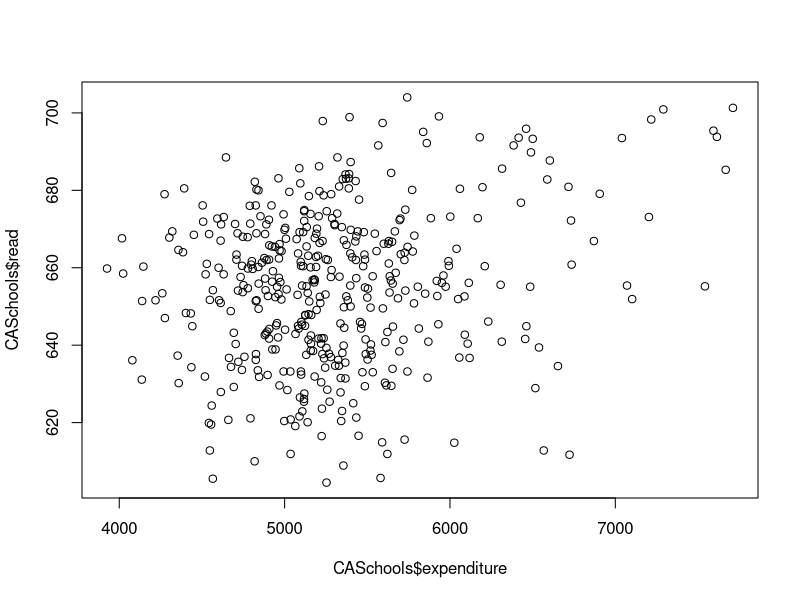
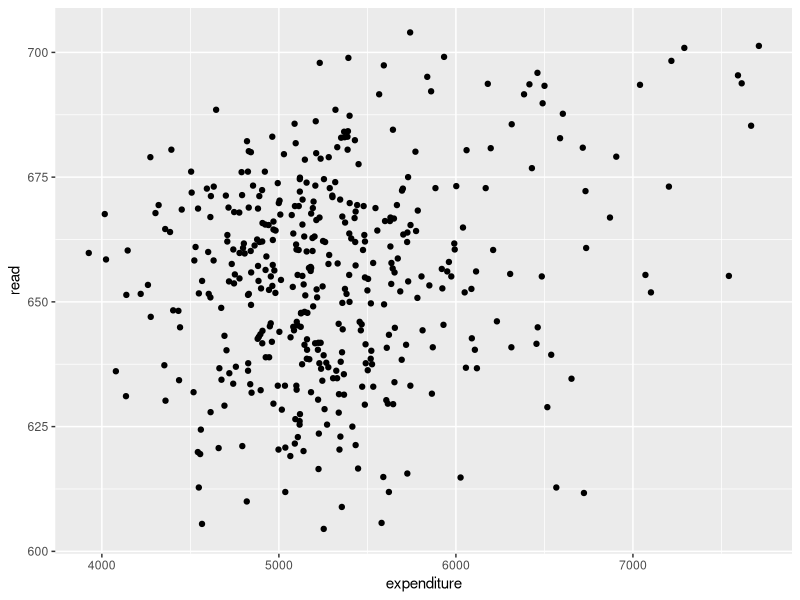
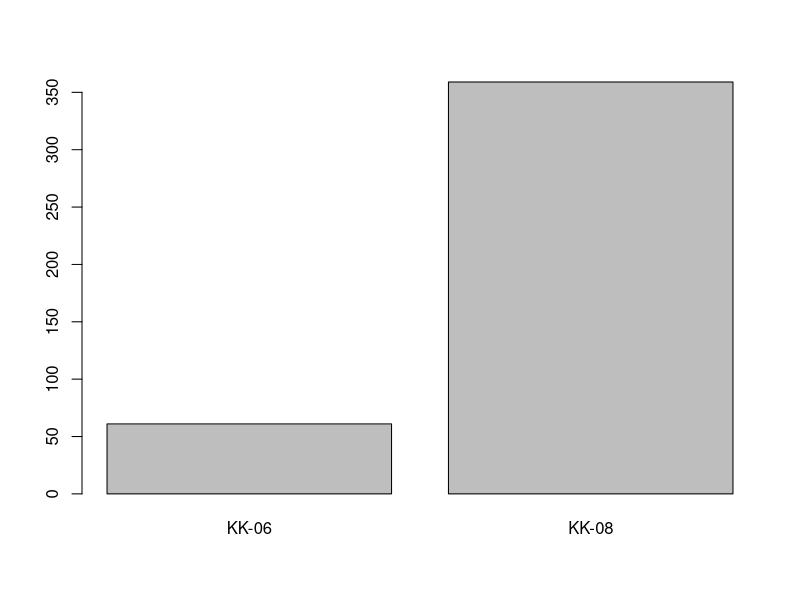
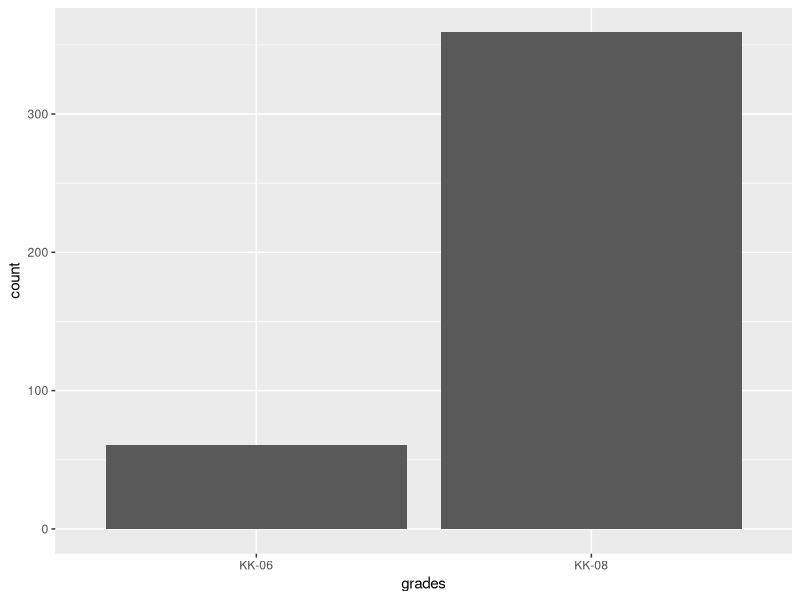
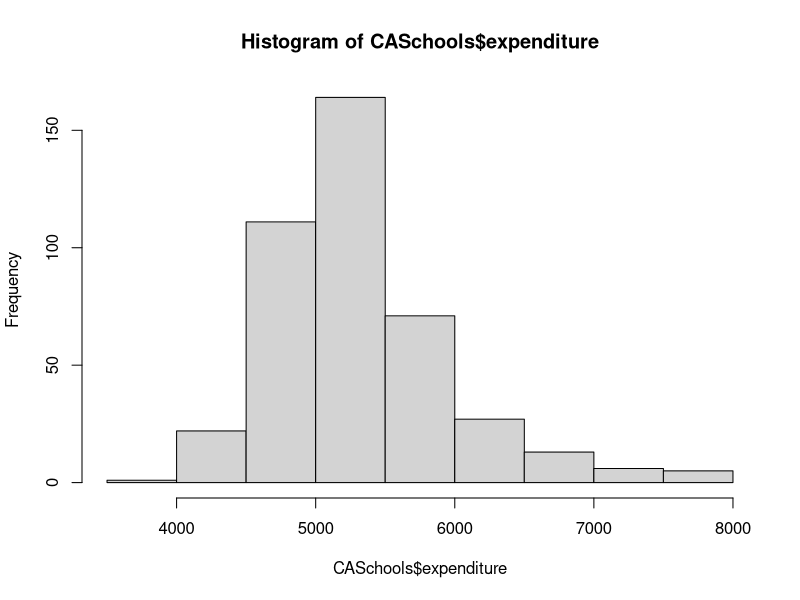
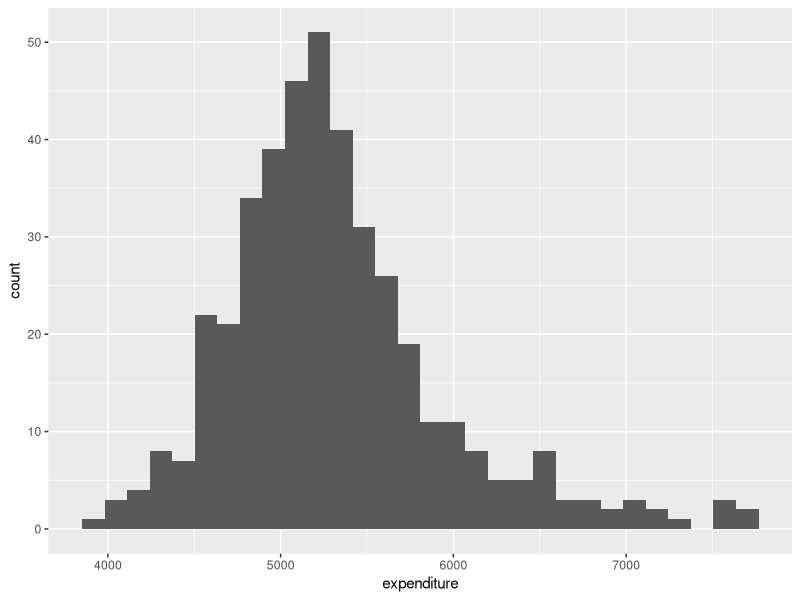
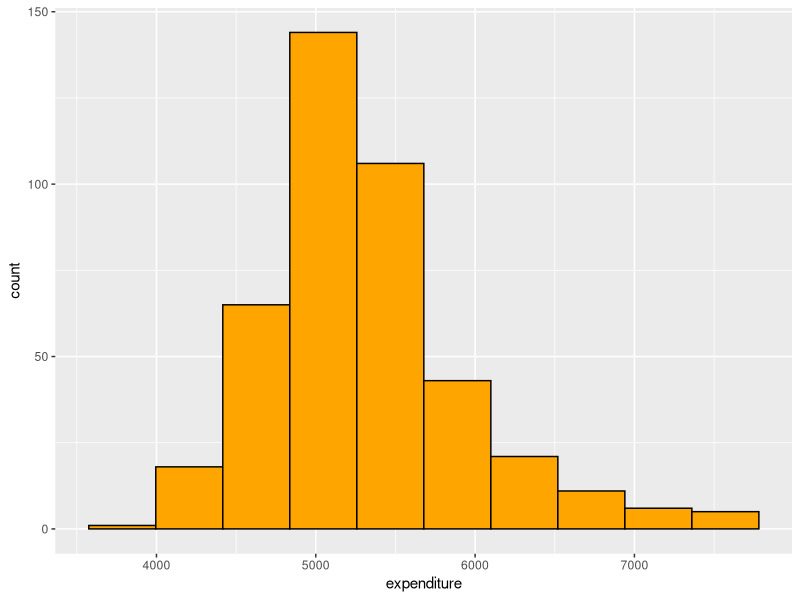
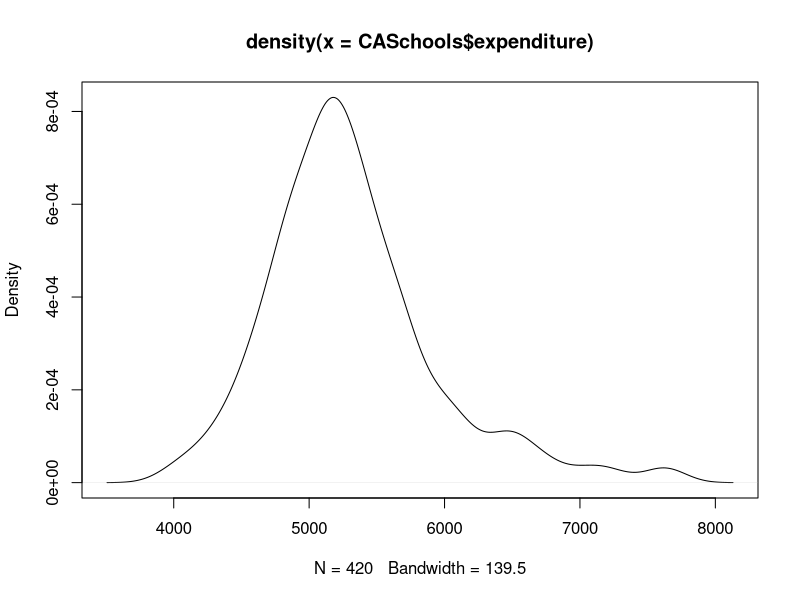

These figures' R source, in order:
## ---- chunk 1
# Executable code
3+4
## ---- chunk 2
library(ggplot2)
## ---- chunk 3
# This code block stores the values
# 10 in x and 15 in y.
# Try running this code! 
x <- 10
y <- 15
## ---- chunk 4
# Now trying adding x to y. Run your code.

# By the way, this is a comment! Anything prefaced by
# the # symbol in an R code chunk won't be treated as code.
## ---- chunk 5
library(AER)
## ---- chunk 6
#| echo: false
?CASchools
## ---- chunk 7
data(CASchools)
## ---- chunk 8
plot(CASchools$expenditure, CASchools$read)
## ---- chunk 9
ggplot(data = CASchools, aes(x = expenditure, y = read)) + 
  geom_point()
## ---- chunk 10
# Your code goes here...
## ---- chunk 11
# Your code goes here...
## ---- chunk 12
barplot(table(CASchools$grades))
## ---- chunk 13
ggplot(data = CASchools, aes(x = grades)) + 
  geom_bar()
## ---- chunk 14
# Your code goes here...
## ---- chunk 15
# Your code goes here...
## ---- chunk 16
hist(CASchools$expenditure)
## ---- chunk 17
ggplot(data = CASchools, aes(x = expenditure)) + 
  geom_histogram()
## ---- chunk 18
ggplot(data = CASchools, aes(x = expenditure)) + 
  geom_histogram(bins = 10, color = "black", fill = "orange")
## ---- chunk 19
# Your code goes here...
## ---- chunk 20
# Your code goes here...
## ---- chunk 21
plot(density(CASchools$expenditure))
## ---- chunk 22
ggplot(data = CASchools, aes(x = expenditure)) + 
  geom_density()
## ---- chunk 23
# Your code goes here...
## ---- chunk 24
# Your code goes here...
## ---- chunk 25
boxplot(CASchools$expenditure)
## ---- chunk 26
ggplot(data = CASchools, aes(y = expenditure)) + 
  geom_boxplot()
## ---- chunk 27
plot(CASchools$grades, CASchools$expenditure)
## ---- chunk 28
ggplot(data = CASchools, aes(x = grades, y = expenditure)) + 
  geom_boxplot()
## ---- chunk 29
ggplot(data = CASchools, aes(x = grades, y = expenditure)) + 
  geom_boxplot(aes(color = grades))
## ---- chunk 30
ggplot(data = CASchools, aes(x = grades, y = expenditure)) + 
  geom_boxplot(color = "red")
## ---- chunk 31
# Your code goes here...
## ---- chunk 32
# Your code goes here...
